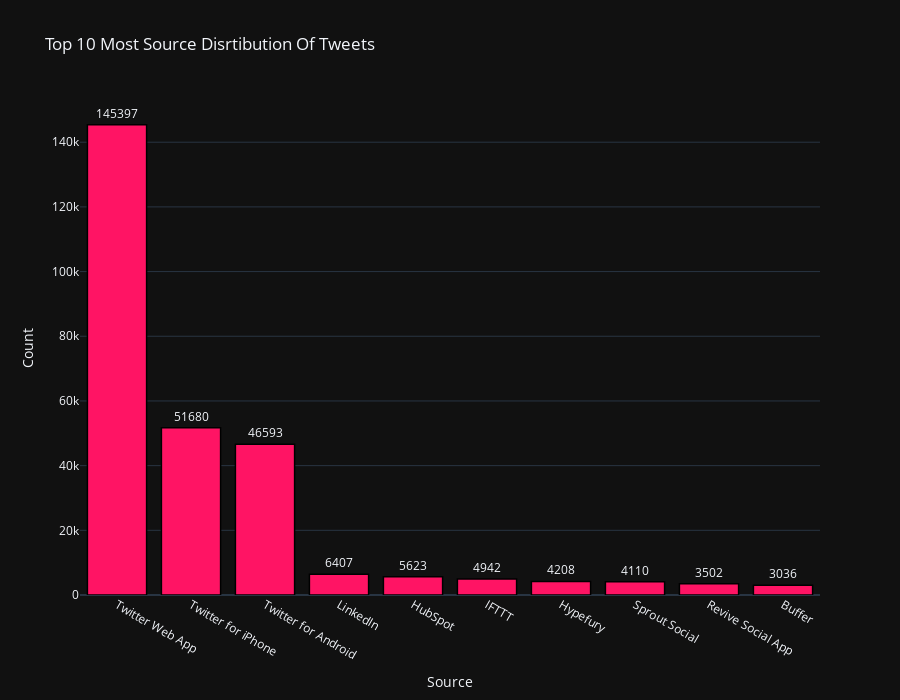

Write notebook code for a chart like this one.
### Markdown cell above
#### Source Distribution of Tweets on differnt platforms.

### Code cell
data_=df['source'].value_counts().reset_index()

# go.bar represents the bars of the graphs- what they should be and their design.
trace1=go.Bar(x=['Twitter Web App', 'Twitter for iPhone', 'Twitter for Android','LinkedIn', 'HubSpot', 'IFTTT', 
                 'Hypefury', 'Sprout Social','Revive Social App', 'Buffer'],
              y=data_['source'],marker=dict(color='rgb(300,20,100)',
              line=dict(color='rgb(0,0,0)',width=1.5)),text=data_['source'],textposition='outside')

# Layout represnts the theme of the graph background.
layout=go.Layout(template='plotly_dark',title='Top 10 Most Source Disrtibution Of Tweets',xaxis=dict(title='Source'),
                 yaxis=dict(title='Count'),height=700)
fig=go.Figure(data=[trace1],layout=layout)
fig.show()

### Figure 1 — Plotly figure (JSON) as saved in the notebook; plotly's stock layout.template omitted (floating-point values rounded to 4 significant figures; data arrays with more than 128 entries replaced by an {"elided": "..."} marker saying what was removed)
{"data": [{"marker": {"color": "rgb(300,20,100)", "line": {"color": "rgb(0,0,0)", "width": 1.5}}, "text": {"elided": "904 int values"}, "textposition": "outside", "type": "bar", "x": ["Twitter Web App", "Twitter for iPhone", "Twitter for Android", "LinkedIn", "HubSpot", "IFTTT", "Hypefury", "Sprout Social", "Revive Social App", "Buffer"], "y": {"elided": "904 int values"}}], "layout": {"height": 700, "title": {"text": "Top 10 Most Source Disrtibution Of Tweets"}, "xaxis": {"title": {"text": "Source"}}, "yaxis": {"title": {"text": "Count"}}}}
